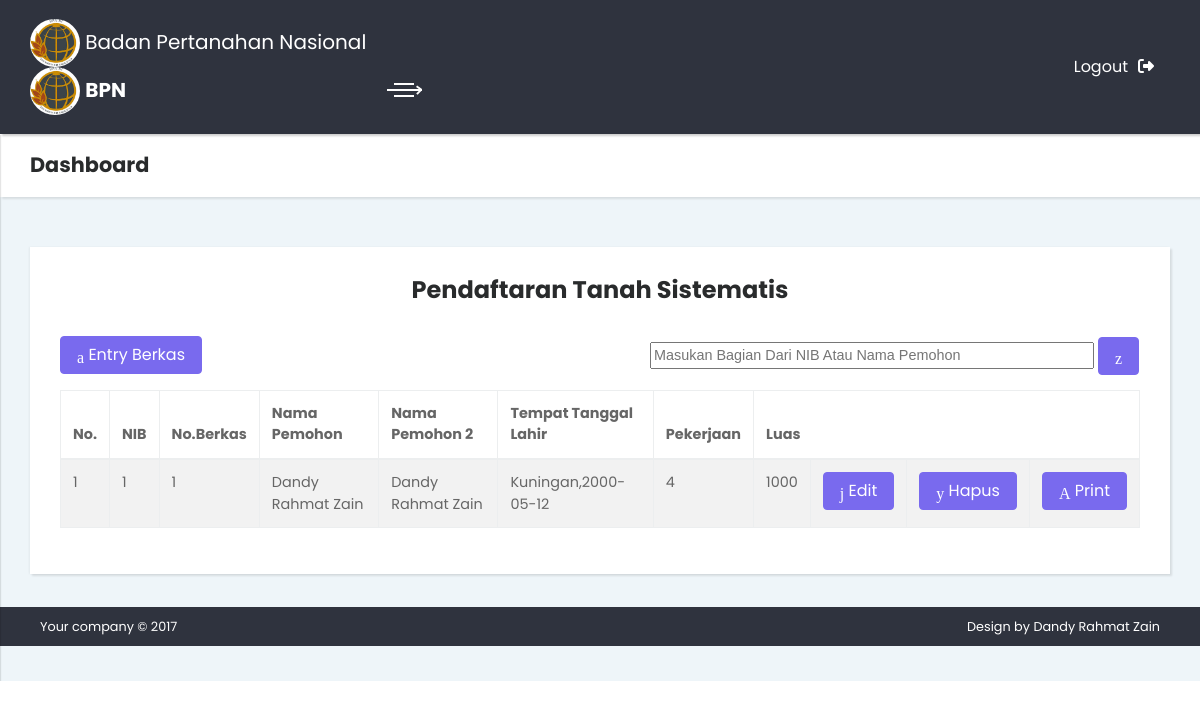
/index.php?file=pendaftaran_tanah_sistematis (signed in), run on the app's committed database.
### tables this page shows
CREATE TABLE `table_permohonan` (
  `nib` int(6) NOT NULL,
  `no_berkas` char(6) NOT NULL,
  `no_register` char(6) NOT NULL,
  `pemohon_1` varchar(200) NOT NULL,
  `pemohon_2` varchar(200) NOT NULL,
  `tempat_lahir_1` varchar(100) NOT NULL,
  `tanggal_lahir_1` date NOT NULL,
  `tempat_lahir_2` varchar(100) NOT NULL,
  `tanggal_lahir_2` date NOT NULL,
  `umur_1` char(10) NOT NULL,
  `umur_2` char(10) NOT NULL,
  `agama_1` varchar(10) NOT NULL,
  `agama_2` varchar(10) NOT NULL,
  `pekerjaan_1` int(200) NOT NULL,
  `pekerjaan_2` int(200) NOT NULL,
  `no_ktp_1` char(20) NOT NULL,
  `no_ktp_2` char(20) NOT NULL,
  `alamat` varchar(250) NOT NULL,
  `alas_hak` varchar(100) NOT NULL,
  `tanggal` date NOT NULL,
  `jalan_gang_blok` varchar(250) NOT NULL,
  `rt_rw` varchar(10) NOT NULL,
  `nomor` char(50) NOT NULL,
  `desa_kelurahan` varchar(250) NOT NULL,
  `kecamatan` varchar(200) NOT NULL,
  `nama_kepala_desa` varchar(200) NOT NULL,
  `alamat_kantor_desa` varchar(200) NOT NULL,
  `no_letter_c` char(10) NOT NULL,
  `nama_pada_letter_c` varchar(250) NOT NULL,
  `no_sppt` char(10) NOT NULL,
  `nama_pada_sppt` varchar(250) NOT NULL,
  `no_persil` char(30) NOT NULL,
  `kelas` varchar(20) NOT NULL,
  `luas` char(10) NOT NULL,
  `utara` varchar(250) NOT NULL,
  `timur` varchar(250) NOT NULL,
  `selatan` varchar(250) NOT NULL,
  `barat` varchar(250) NOT NULL,
  `a_pada_saat_ini_dikuasai_oleh_1` varchar(250) NOT NULL,
  `sejak_tahun_1` char(10) NOT NULL,
  `berdasarkan_1` varchar(250) NOT NULL,
  `b_pada_saat_ini_dikuasai_oleh_2` varchar(250) NOT NULL,
  `sejak_tahun_2` char(10) NOT NULL,
  `berdasarkan_2` varchar(250) NOT NULL,
  `c_pada_saat_ini_dikuasai_oleh_3` varchar(250) NOT NULL,
  `sejak_tahun_3` char(10) NOT NULL,
  `berdasarkan_3` varchar(250) NOT NULL,
  `d_pada_saat_ini_dikuasai_oleh_4` varchar(250) NOT NULL,
  `sejak_tahun_4` char(10) NOT NULL,
  `berdasarkan_4` varchar(250) NOT NULL,
  `penggunaan_tanah` varchar(250) NOT NULL,
  `tgl_permohonan` date NOT NULL,
  `panitia` varchar(250) NOT NULL,
  `nama_pewaris` varchar(250) NOT NULL,
  `tahun_meninggal` char(10) NOT NULL,
  `tempat_meninggal` varchar(250) NOT NULL
);

### pendaftaran_tanah_sistematis.php (the view, shortened to what this page needs)
<?php
include('koneksi.php');
?>
<div class="container-fluid">
              <div class="row bg-white has-shadow">
                <div class="col-md-12">
                <td><h1 align="center">Pendaftaran Tanah Sistematis</h1></td>
               <form name="form_cari_data_pendaftaran" method="post" action="index.php?file=hasil_cari">
    <table align="right" border="0">
      <tr>
      <td><input type="text" name="kata_kunci" size="50" placeholder="Masukan Bagian Dari NIB Atau Nama Pemohon" autofocus autocomplete="off" required="required"/> <button class="btn btn-primary"><span class="icon-search"></span></button></td>
      </tr><br/>
    </table>
  </form>
            <td><a href="index.php?file=pendaftaran_tanah_sistematis_entry" class="btn btn-primary"><i class="icon-form"></i> Entry Berkas</a></td>
            <table class="table table-bordered table table-striped">
                        <thead>
                          <tr>
                            <th>No.</th>
                            <th>NIB</th>
                            <th>No.Berkas</th>
                            <th>Nama Pemohon</th>
                            <th>Nama Pemohon 2</th>
                            <th>Tempat Tanggal Lahir</th>
                            <th>Pekerjaan</th>
                            <th colspan="4">Luas</th>
                          </tr>
                        </thead>
                        <tbody>
    <?php
      $sql_permohonan=mysqli_query($koneksi,"SELECT * FROM table_permohonan");
      $no_urut=null;
      while($data_permohonan=mysqli_fetch_array($sql_permohonan,MYSQLI_ASSOC)){
        $no_urut++;
        echo '<tr>
        <td>'.$no_urut.'</td>
        <td>'.$data_permohonan['nib'].'</td>
        <td>'.$data_permohonan['no_berkas'].'</td>
        <td>'.$data_permohonan['pemohon_1'].'</td>
        <td>'.$data_permohonan['pemohon_2'].'</td>
        <td>'.$data_permohonan['tempat_lahir_1'].','.$data_permohonan['tanggal_lahir_1'].'</td>
        <td>'.$data_permohonan['pekerjaan_1'].'</td>
        <td>'.$data_permohonan['luas'].'</td>
        <td><a href="index.php?file=pendaftaran_tanah_sistematis_edit&nib='.$data_permohonan['nib'].'" class="btn btn-primary"><i class="icon-pencil-case"></i> Edit</a></td>
        <td><a onclick="return window.confirm(\'yakin data ini dihapus?\')" href="index.php?file=pendaftaran_tanah_sistematis_hapus&nib='.$data_permohonan['nib'].'" class="btn btn-primary"><i class="icon-close"></i> Hapus</a></td>
        <td>  <a href="javascript:void(0);" class="btn btn-primary" onclick="javascript:window.open(\'lampiran_13.php?nib='.$data_permohonan['nib'].'\',\'_blank\',
          \'width=850,height=600,scrollbars=no,status=no,resizable=no,screenx=200,screeny=100\')"><i class="icon-page"></i> Print</a></td></tr>';
      }
    ?>
  </tbody>
                      </table>
                </div>

### css/style.default.css (style rules this page uses)
body { overflow-x: hidden; }
a, i, span { display: inline-block; text-decoration: none; transition: all 0.3s; }
.container-fluid { padding: 0 30px; }
table { font-size: 0.9em; color: #666; }
*[class*="icon-"] { transform: translateY(3px); }
button, input { outline: none !important; }
.bg-white { background: #fff !important; }
.has-shadow { box-shadow: 2px 2px 2px rgba(0, 0, 0, 0.1), -1px 0 2px rgba(0, 0, 0, 0.05); }
section.dashboard-counts .row { padding: 30px 15px; margin: 0; }
button, input[type='submit'] { cursor: pointer; font-family: inherit; font-weight: 300 !important; }
.btn { font-weight: normal; line-height: 1.25; border: 1px solid transparent; padding: 0.5rem 1rem; font-size: 1rem; border-radius: 0.25rem; transition: all 0.2s ease-in-out; }
.btn-primary { color: #fff; background-color: #796AEE; border-color: #796AEE; }
body { font-family: "Poppins", sans-serif; font-size: 1rem; font-weight: normal; line-height: 1.5; color: #292b2c; background-color: #fff; }
a { color: #796AEE; text-decoration: none; }
h1, h2, h3, h4, h5, h6, .h1, .h2, .h3, .h4, .h5, .h6 { margin-bottom: 0.5rem; font-family: "Poppins", sans-serif; font-weight: 700; line-height: 1.1; color: inherit; }
h1, .h1 { font-size: 1.5rem; }

### data on the page
table_permohonan: nib "1", no_berkas "1", pemohon_1 "Dandy Rahmat Zain", pemohon_2 "Dandy Rahmat Zain", tempat_lahir_1 "Kuningan", tanggal_lahir_1 "2000-05-12", pekerjaan_1 "4", luas "1000"
